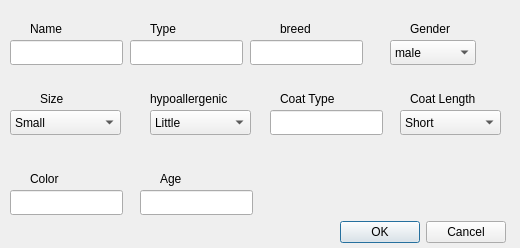
<?xml version="1.0" encoding="UTF-8"?>
<ui version="4.0">
 <class>addAnimalWindow</class>
 <widget class="QDialog" name="addAnimalWindow">
  <property name="geometry">
   <rect>
    <x>0</x>
    <y>0</y>
    <width>520</width>
    <height>248</height>
   </rect>
  </property>
  <property name="windowTitle">
   <string>Animal Physical Attributes</string>
  </property>
  <widget class="QDialogButtonBox" name="buttonBox">
   <property name="geometry">
    <rect>
     <x>340</x>
     <y>220</y>
     <width>166</width>
     <height>25</height>
    </rect>
   </property>
   <property name="standardButtons">
    <set>QDialogButtonBox::Cancel|QDialogButtonBox::Ok</set>
   </property>
  </widget>
  <widget class="QLabel" name="label">
   <property name="geometry">
    <rect>
     <x>30</x>
     <y>20</y>
     <width>64</width>
     <height>17</height>
    </rect>
   </property>
   <property name="text">
    <string>Name</string>
   </property>
  </widget>
  <widget class="QLabel" name="label_2">
   <property name="geometry">
    <rect>
     <x>150</x>
     <y>20</y>
     <width>64</width>
     <height>17</height>
    </rect>
   </property>
   <property name="text">
    <string>Type</string>
   </property>
  </widget>
  <widget class="QLabel" name="label_3">
   <property name="geometry">
    <rect>
     <x>280</x>
     <y>20</y>
     <width>64</width>
     <height>17</height>
    </rect>
   </property>
   <property name="text">
    <string>breed</string>
   </property>
  </widget>
  <widget class="QLabel" name="label_4">
   <property name="geometry">
    <rect>
     <x>410</x>
     <y>20</y>
     <width>64</width>
     <height>17</height>
    </rect>
   </property>
   <property name="text">
    <string>Gender</string>
   </property>
  </widget>
  <widget class="QLineEdit" name="lineEdit">
   <property name="geometry">
    <rect>
     <x>10</x>
     <y>40</y>
     <width>113</width>
     <height>25</height>
    </rect>
   </property>
  </widget>
  <widget class="QLineEdit" name="lineEdit_2">
   <property name="geometry">
    <rect>
     <x>130</x>
     <y>40</y>
     <width>113</width>
     <height>25</height>
    </rect>
   </property>
  </widget>
  <widget class="QLineEdit" name="lineEdit_3">
   <property name="geometry">
    <rect>
     <x>250</x>
     <y>40</y>
     <width>113</width>
     <height>25</height>
    </rect>
   </property>
  </widget>
  <widget class="QLabel" name="label_5">
   <property name="geometry">
    <rect>
     <x>40</x>
     <y>90</y>
     <width>64</width>
     <height>17</height>
    </rect>
   </property>
   <property name="text">
    <string>Size</string>
   </property>
  </widget>
  <widget class="QLabel" name="label_6">
   <property name="geometry">
    <rect>
     <x>150</x>
     <y>90</y>
     <width>101</width>
     <height>17</height>
    </rect>
   </property>
   <property name="text">
    <string>hypoallergenic</string>
   </property>
  </widget>
  <widget class="QLabel" name="label_7">
   <property name="geometry">
    <rect>
     <x>280</x>
     <y>90</y>
     <width>71</width>
     <height>17</height>
    </rect>
   </property>
   <property name="text">
    <string>Coat Type</string>
   </property>
  </widget>
  <widget class="QLabel" name="label_8">
   <property name="geometry">
    <rect>
     <x>410</x>
     <y>90</y>
     <width>81</width>
     <height>17</height>
    </rect>
   </property>
   <property name="text">
    <string>Coat Length</string>
   </property>
  </widget>
  <widget class="QLineEdit" name="lineEdit_5">
   <property name="geometry">
    <rect>
     <x>270</x>
     <y>110</y>
     <width>113</width>
     <height>25</height>
    </rect>
   </property>
  </widget>
  <widget class="QComboBox" name="comboBox">
   <property name="geometry">
    <rect>
     <x>390</x>
     <y>40</y>
     <width>86</width>
     <height>25</height>
    </rect>
   </property>
   <item>
    <property name="text">
     <string>male</string>
    </property>
   </item>
   <item>
    <property name="text">
     <string>female</string>
    </property>
   </item>
  </widget>
  <widget class="QComboBox" name="comboBox_2">
   <property name="geometry">
    <rect>
     <x>10</x>
     <y>110</y>
     <width>111</width>
     <height>25</height>
    </rect>
   </property>
   <item>
    <property name="text">
     <string>Small</string>
    </property>
   </item>
   <item>
    <property name="text">
     <string>Medium</string>
    </property>
   </item>
   <item>
    <property name="text">
     <string>Big</string>
    </property>
   </item>
  </widget>
  <widget class="QComboBox" name="comboBox_3">
   <property name="geometry">
    <rect>
     <x>400</x>
     <y>110</y>
     <width>101</width>
     <height>25</height>
    </rect>
   </property>
   <item>
    <property name="text">
     <string>Short</string>
    </property>
   </item>
   <item>
    <property name="text">
     <string>Medium</string>
    </property>
   </item>
   <item>
    <property name="text">
     <string>Long</string>
    </property>
   </item>
  </widget>
  <widget class="QLineEdit" name="lineEdit_4">
   <property name="geometry">
    <rect>
     <x>10</x>
     <y>190</y>
     <width>113</width>
     <height>25</height>
    </rect>
   </property>
  </widget>
  <widget class="QLabel" name="label_9">
   <property name="geometry">
    <rect>
     <x>30</x>
     <y>170</y>
     <width>81</width>
     <height>17</height>
    </rect>
   </property>
   <property name="text">
    <string>Color</string>
   </property>
  </widget>
  <widget class="QComboBox" name="comboBox_4">
   <property name="geometry">
    <rect>
     <x>150</x>
     <y>110</y>
     <width>101</width>
     <height>25</height>
    </rect>
   </property>
   <item>
    <property name="text">
     <string>Little</string>
    </property>
   </item>
   <item>
    <property name="text">
     <string>Moderate</string>
    </property>
   </item>
   <item>
    <property name="text">
     <string>High</string>
    </property>
   </item>
  </widget>
  <widget class="QLineEdit" name="lineEdit_6">
   <property name="geometry">
    <rect>
     <x>140</x>
     <y>190</y>
     <width>113</width>
     <height>25</height>
    </rect>
   </property>
  </widget>
  <widget class="QLabel" name="label_10">
   <property name="geometry">
    <rect>
     <x>160</x>
     <y>170</y>
     <width>81</width>
     <height>17</height>
    </rect>
   </property>
   <property name="text">
    <string>Age</string>
   </property>
  </widget>
 </widget>
 <resources/>
 <connections/>
</ui>
